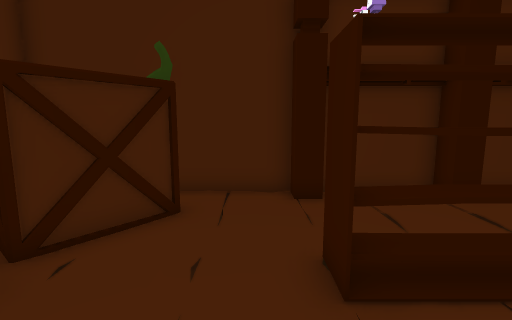
[1] (above)

17 first-person views from a walk through a 3-D level made in the Unity game engine. The camera is 1.3 m above the floor, tilts 8° down and sees 85° across. The floor is counted in squares, 0.6 m on a side. Each view is taken from the middle of a square. On the plan, view 1 faces up. The plan holds only what a view shows up to about 17 squares ahead; the rest is blank. The place goes on beyond the plan. The player is left out.

[2]
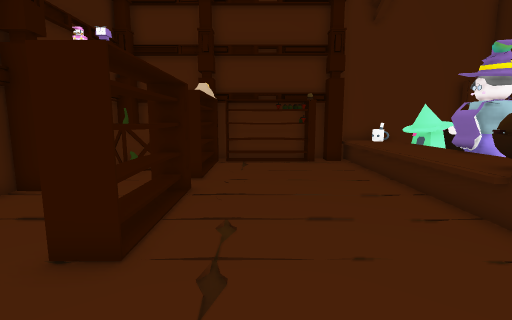

[3]
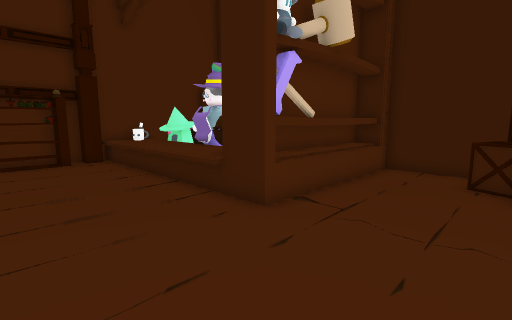

[4]
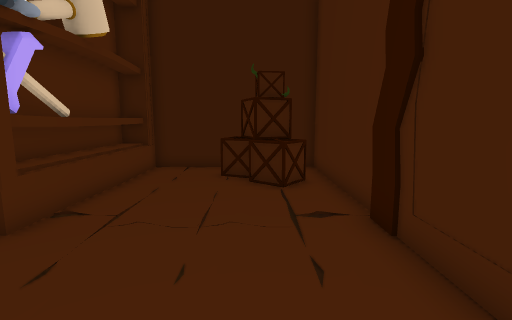

[5]
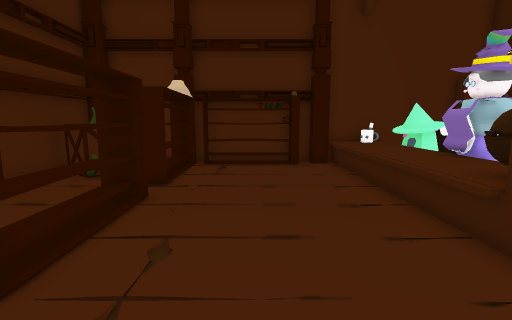

[6]
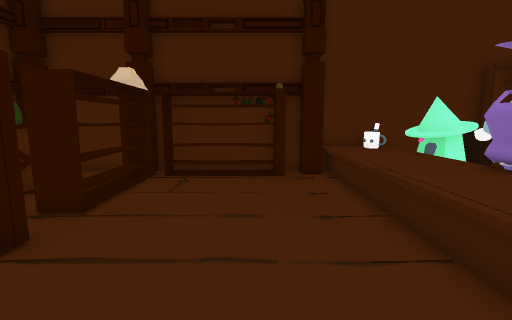

[7]
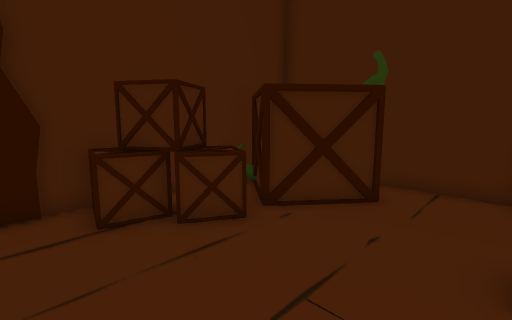

[8]
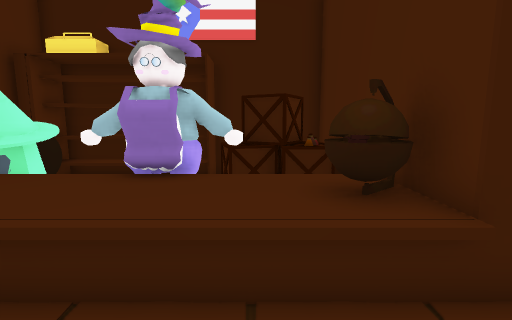

[9]
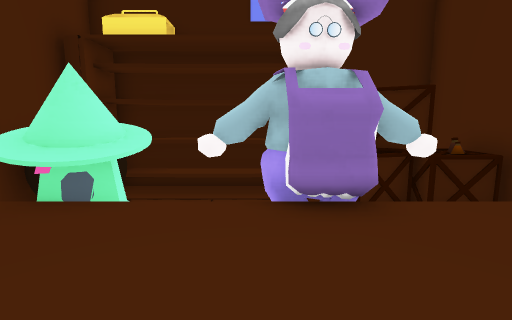

[10]
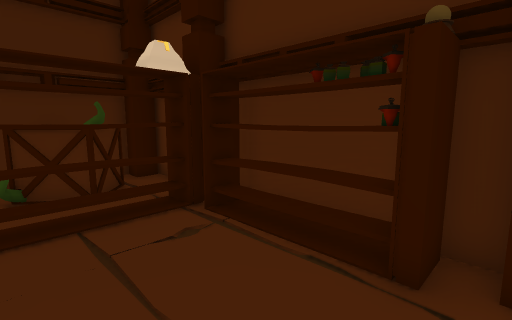

[11]
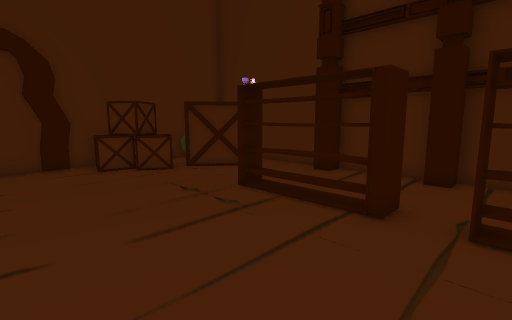

[12]
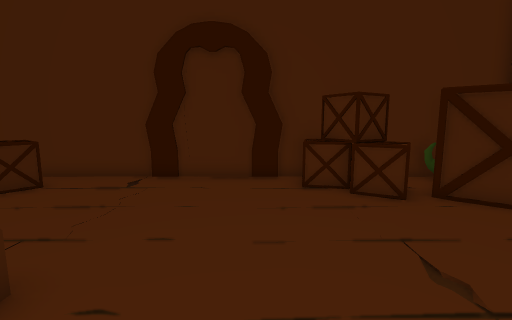

[13]
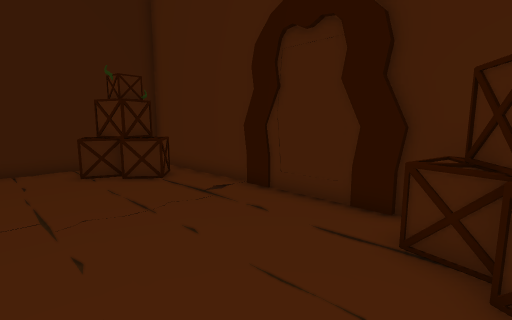

[14]
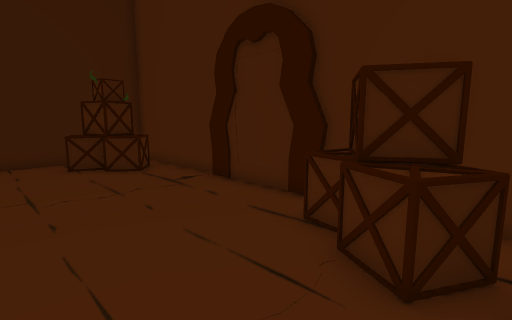

[15]
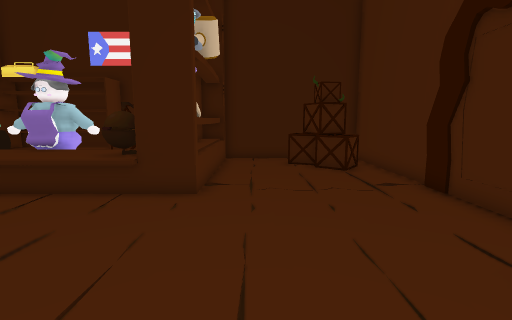

[16]
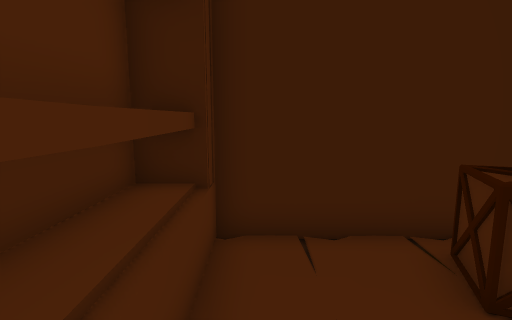

[17]
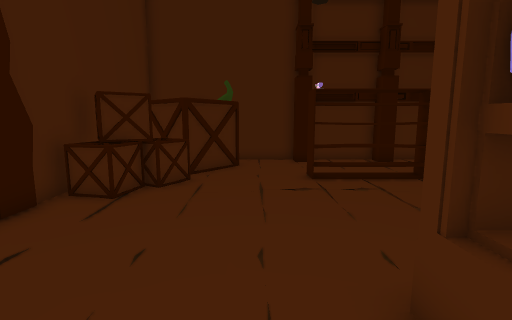

### Floor plan
Key: @ floor where view 1 was taken; # wall or solid block; . floor; ^ raised ledge; O other object.
Columns run from 7 left of view 1 to 13 right of it. Each row starts with its distance up from view 1.
  9     ###        #####
  8     O  ########  O ##
  7 #   OO..........O O.#
  6 #OO OO..........OOO.#
  5 #OOOO............O..#
  4 #.OO....OOOOOOOOOO###
  3 # OO....OOOOOOOOOOO##
  2 #OOO...............O#
  1 #OO................O#
  0 # .....@...........O#
 -1 #..................O#
 -2 #..................O#
 -3 #..................##
 -4 #.......##^^^^^^^^^^#
 -5 #.......###^^^^^^^^^#
 -6 #.......##^^^^O^^^^O#
 -7 #.......##^^OOOOO####
 -8 #.OO....O#   OOO ####
 -9 #OOO....O#OOOO    OO#
-10 #.OOO...O#OOOO ...OO#
-11 #. OO...O#O   OOOOOO#
-12 ###########  ########

Positions as (right, up) in squares from view 1, and headings:
1: (0, 0), facing up
2: (-3, 1), facing right
3: (-4, 1), facing down-right
4: (-4, 1), facing down
5: (-2, 0), facing right
6: (1, -1), facing right
7: (1, -1), facing up-left
8: (5, -1), facing down
9: (8, -3), facing down
10: (8, -3), facing up-right
11: (8, -3), facing up-left
12: (4, -1), facing left
13: (0, 2), facing down-left
14: (0, 4), facing down-left
15: (-1, 4), facing down
16: (0, -7), facing down
17: (-1, -7), facing up
